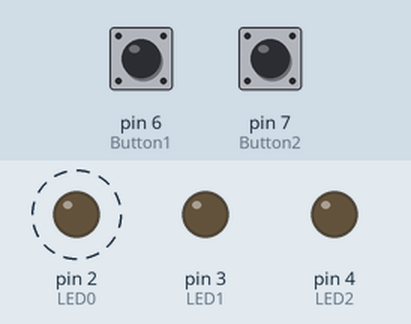
Bench run of a sketch on a simulated Arduino Uno, built with avr-gcc and run on an emulated ATmega328P. Shown: output pins drawn as LEDs (lit = HIGH). Dashed ring = blinking. Inputs (shaded band) come from the test bench; at power-on: pin 6 (Button1) HIGH, pin 7 (Button2) HIGH.

Above: at 0.1 s.
At 2.1 s:
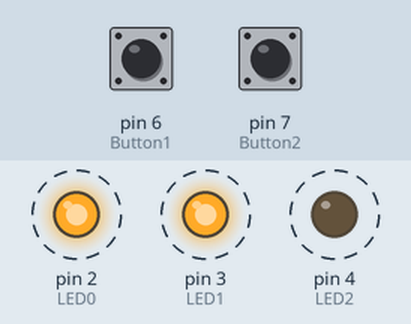
3.3 s: pin 6 (Button1) pulled LOW for 3.2 s
At 3.5 s:
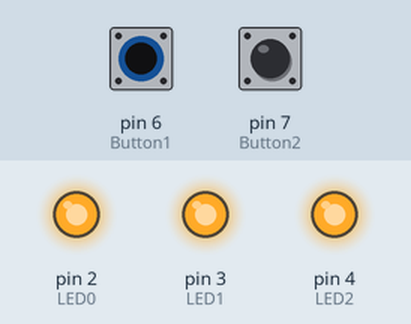
Timing chart, 0 to 14.0 s (numbered marks = the images above; inputs shaded):
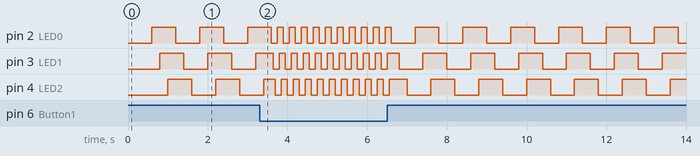

The sketch:

Controlled_Blinky_Variation.ino
```cpp
//CG Excercise 2 for Reacting to Button Input

int Button1=6;//Set Switch 1 on Pin 6
int Button2=7;// Set Switch 2 on Pin 7

int LED0=2;//Connect LED0 on Pin 2
int LED1=3;//Connect LED1 on Pin 3
int LED2=4;//Connect LED2 on Pin 4

boolean Button1State=LOW;//Button Defaults to LOW State
boolean Button2State=LOW;//Button Defaults to LOW State

void setup()
{
   pinMode(LED0, OUTPUT); //Set LED0 pin as output
  pinMode(LED1, OUTPUT); //Set LED1 pin as output
  pinMode(LED2, OUTPUT); //Set LED2 pin as output

  pinMode(Button1, INPUT); //Set Button 1 as Input
  pinMode(Button2, INPUT); // Set Button 2 as Input

}


void loop()
{
  //Read state of two buttons
  Button1State=digitalRead(Button1);
  Button2State=digitalRead(Button2);

//  If Both the buttons are pressed

  if(Button1State==LOW && Button2State==LOW)
  {
    generateLEDPattern(30);

  }

  //  If Button 1 is pressed,

  if(Button1State==LOW && Button2State==HIGH)
  {
     generateLEDPattern(50);

  }

   //  If Button 2 is pressed,

  if(Button1State==HIGH && Button2State==LOW)
  {
    generateLEDPattern(100);

  }

   //  If none of the buttons are pressed

   if(Button1State==HIGH && Button2State==HIGH)
  {
    generateLEDPattern(200);

  }


}

void generateLEDPattern(int delayTime)
{

  digitalWrite(LED0, LOW);
  delay(delayTime);
  digitalWrite(LED1, LOW);
  delay(delayTime);
  digitalWrite(LED2, LOW);
  delay(delayTime);


  digitalWrite(LED0, HIGH);
  delay(delayTime);
  digitalWrite(LED1, HIGH);
  delay(delayTime);
  digitalWrite(LED2, HIGH);
  delay(delayTime);


}
```
